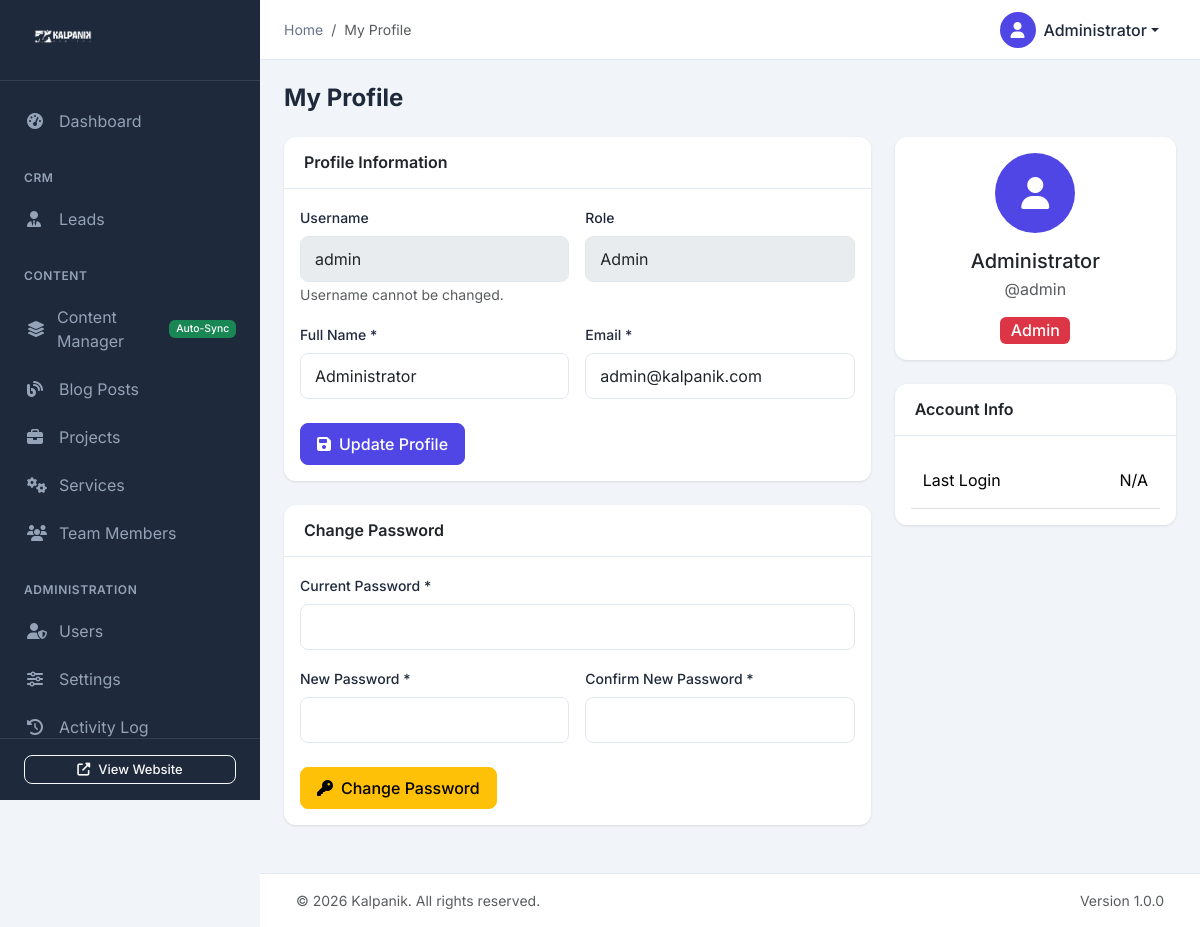
/admin/profile.php (signed in), run on an earlier commit of the app's database.
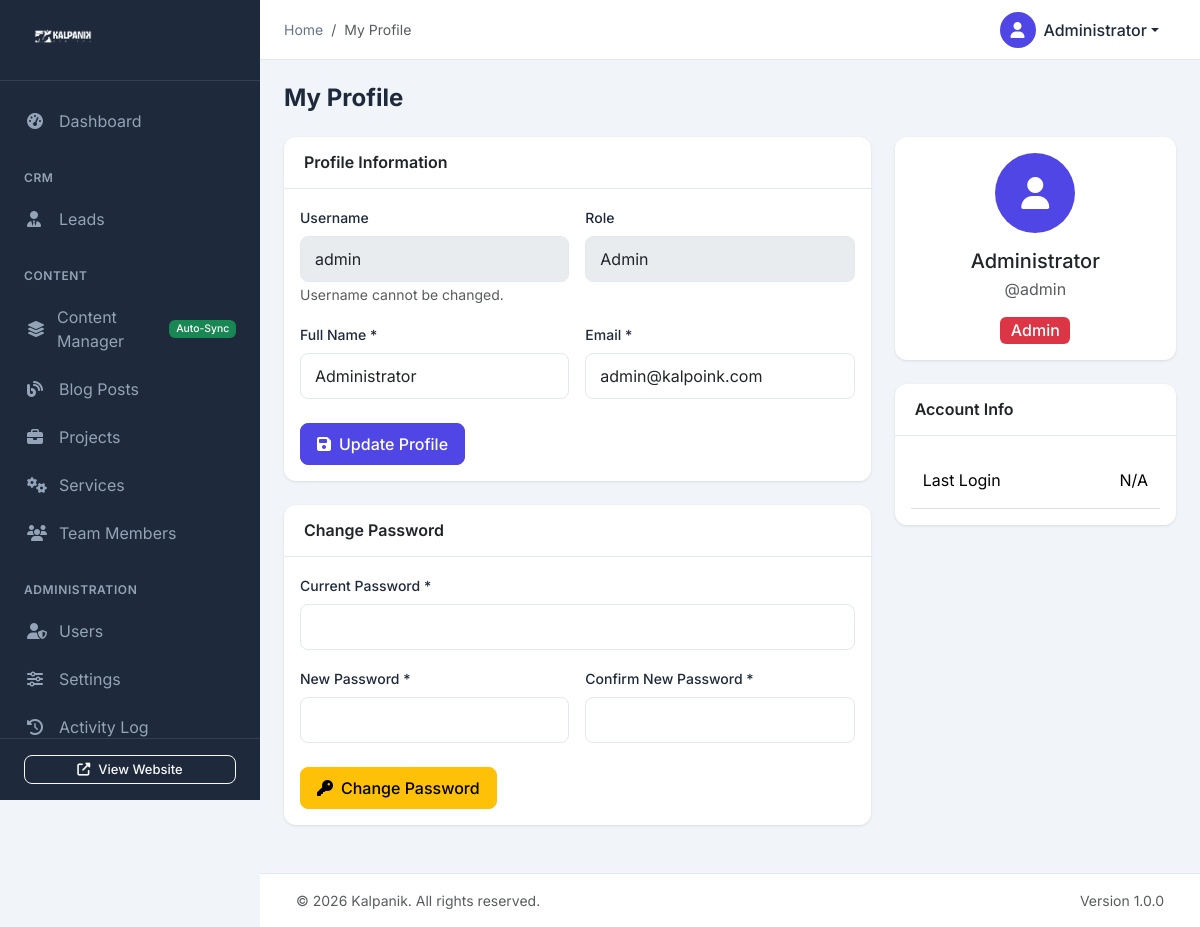
And on a later commit of the database.
### tables this page shows
CREATE TABLE IF NOT EXISTS users (
    id INT AUTO_INCREMENT PRIMARY KEY,
    username VARCHAR(50) NOT NULL UNIQUE,
    email VARCHAR(100) NOT NULL UNIQUE,
    password VARCHAR(255) NOT NULL,
    full_name VARCHAR(100) NOT NULL,
    role ENUM('admin', 'editor', 'viewer') DEFAULT 'editor',
    avatar VARCHAR(255) DEFAULT NULL,
    is_active TINYINT(1) DEFAULT 1,
    last_login DATETIME DEFAULT NULL,
    created_at TIMESTAMP DEFAULT CURRENT_TIMESTAMP,
    updated_at TIMESTAMP DEFAULT CURRENT_TIMESTAMP ON UPDATE CURRENT_TIMESTAMP
);

### admin/config/auth.php (called while the page is built, shortened)
<?php
function getCurrentUser() {
    $db = getDB();
    $stmt = $db->prepare("SELECT id, username, email, full_name, role, avatar, last_login FROM users WHERE id = ? AND is_active = 1");
    $stmt->execute([$_SESSION['admin_user_id']]);
    return $stmt->fetch();
}
function getBaseUrl() {
    if ($_SERVER['SERVER_NAME'] === 'localhost' || $_SERVER['SERVER_NAME'] === '127.0.0.1') {
        return '/kalpoink/';
    } else {
        return '/';
    }
}
function getAdminUrl($path = '') {
    $baseUrl = getBaseUrl() . 'admin/';
    return $baseUrl . ltrim($path, '/');
}
?>

### admin/profile.php (the view, shortened to what the rows shown need)
<?php
require_once __DIR__ . '/includes/header.php';
$user = getCurrentUser();
?>
<div class="page-header">
    <h1 class="page-title">My Profile</h1>
</div>
<div class="row">
    <div class="col-lg-8">
        <div class="card">
            <div class="card-body">
                <form method="POST" action="profile.php">
                    <div class="row g-3">
                        <div class="col-md-6">
                            <label for="username" class="form-label">Username</label>
                            <input type="text" class="form-control" id="username"
                                   value="<?php echo htmlspecialchars($user['username']); ?>" disabled>
                            <small class="text-muted">Username cannot be changed.</small>
                        </div>
                        <div class="col-md-6">
                            <label for="role" class="form-label">Role</label>
                            <input type="text" class="form-control" id="role"
                                   value="<?php echo ucfirst($user['role']); ?>" disabled>
                        </div>
                        <div class="col-md-6">
                            <label for="full_name" class="form-label">Full Name *</label>
                            <input type="text" class="form-control" id="full_name" name="full_name" required
                                   value="<?php echo htmlspecialchars($user['full_name']); ?>">
                        </div>
                        <div class="col-md-6">
                            <label for="email" class="form-label">Email *</label>
                            <input type="email" class="form-control" id="email" name="email" required
                                   value="<?php echo htmlspecialchars($user['email']); ?>">
                        </div>
                    </div>
                </form>
            </div>
        </div>
    </div>
    <div class="col-lg-4">
        <div class="card">
            <div class="card-body text-center">
                <div class="user-avatar mx-auto mb-3" style="width: 80px; height: 80px; font-size: 2rem;">
                    <i class="fas fa-user"></i>
                </div>
                <h5 class="mb-1"><?php echo htmlspecialchars($user['full_name']); ?></h5>
                <p class="text-muted mb-3">@<?php echo htmlspecialchars($user['username']); ?></p>
                <span class="badge bg-<?php
                    echo match($user['role']) {
                        'admin' => 'danger',
                        'editor' => 'primary',
                        default => 'secondary'
                    };
                ?> fs-6">
                    <?php echo ucfirst($user['role']); ?>
                </span>
            </div>
        </div>
    </div>
</div>
<?php require_once __DIR__ . '/includes/footer.php'; ?>

### admin/includes/header.php (shortened to what the rows shown need)
<?php
require_once __DIR__ . '/../config/auth.php';
$currentUser = getCurrentUser();
?>
<!DOCTYPE html>
<html lang="en">
<head>
    <link href="https://cdn.jsdelivr.net/npm/bootstrap@5.3.2/dist/css/bootstrap.min.css" rel="stylesheet">
    <link rel="stylesheet" href="https://cdnjs.cloudflare.com/ajax/libs/font-awesome/6.5.1/css/all.min.css">
    <link href="https://cdn.datatables.net/1.13.7/css/dataTables.bootstrap5.min.css" rel="stylesheet">
    <link rel="stylesheet" href="<?php echo getAdminUrl('assets/css/admin.css'); ?>">
</head>
<body>
    <div class="main-content" id="mainContent">
        <nav class="topbar">
            <div class="topbar-right">
                <div class="dropdown">
                    <button class="btn btn-link dropdown-toggle user-dropdown" type="button" data-bs-toggle="dropdown">
                        <div class="user-avatar">
                            <?php if ($currentUser['avatar']): ?>
                                <img src="<?php echo $currentUser['avatar']; ?>" alt="Avatar">
                            <?php else: ?>
                                <i class="fas fa-user"></i>
                            <?php endif; ?>
                        </div>
                        <span class="d-none d-md-inline"><?php echo htmlspecialchars($currentUser['full_name']); ?></span>
                    </button>
                </div>
            </div>
        </nav>
        <div class="content-wrapper">

What changed in the data, as far as the page shows it:
changed users "Administrator": email "admin@kalpanik.com" → "admin@kalpoink.com"
